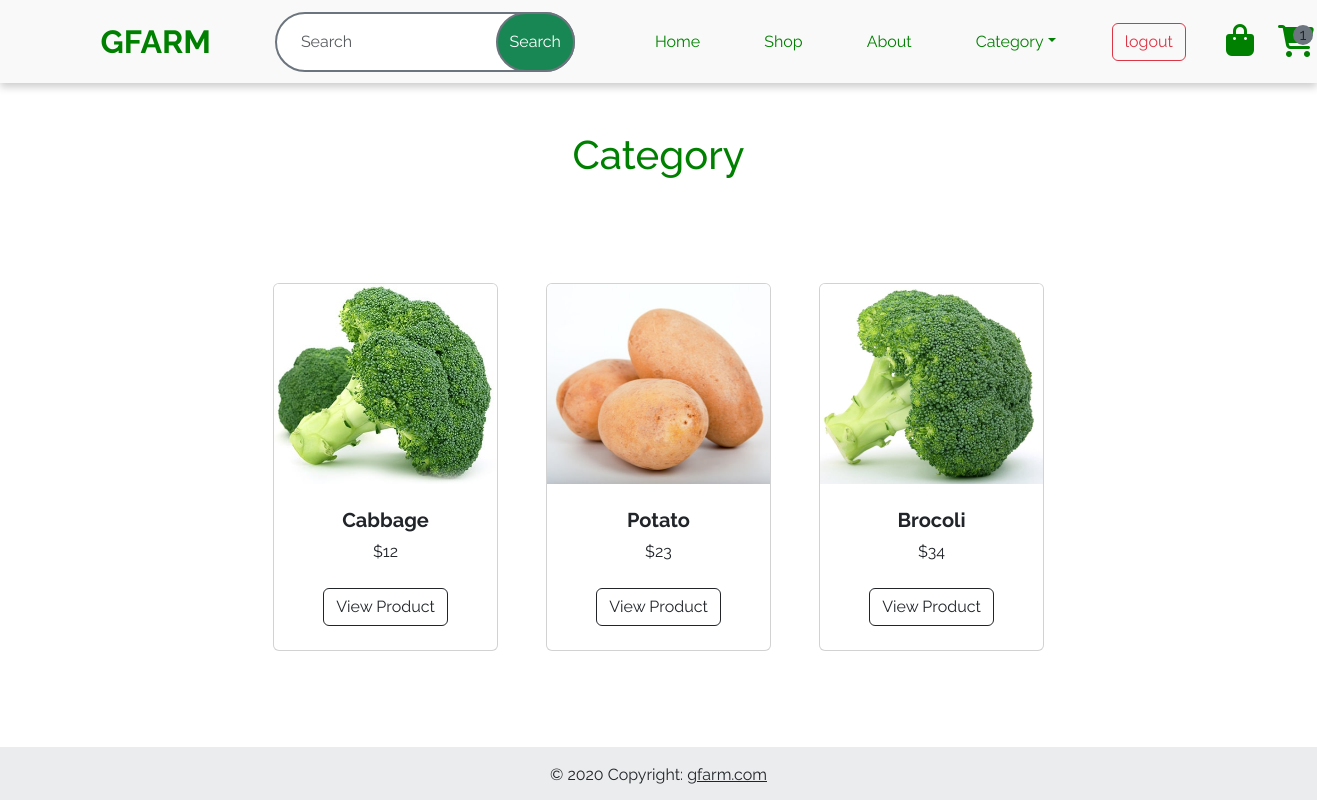
/user/category/Vegetables (signed in), run on an earlier commit of the app's database.
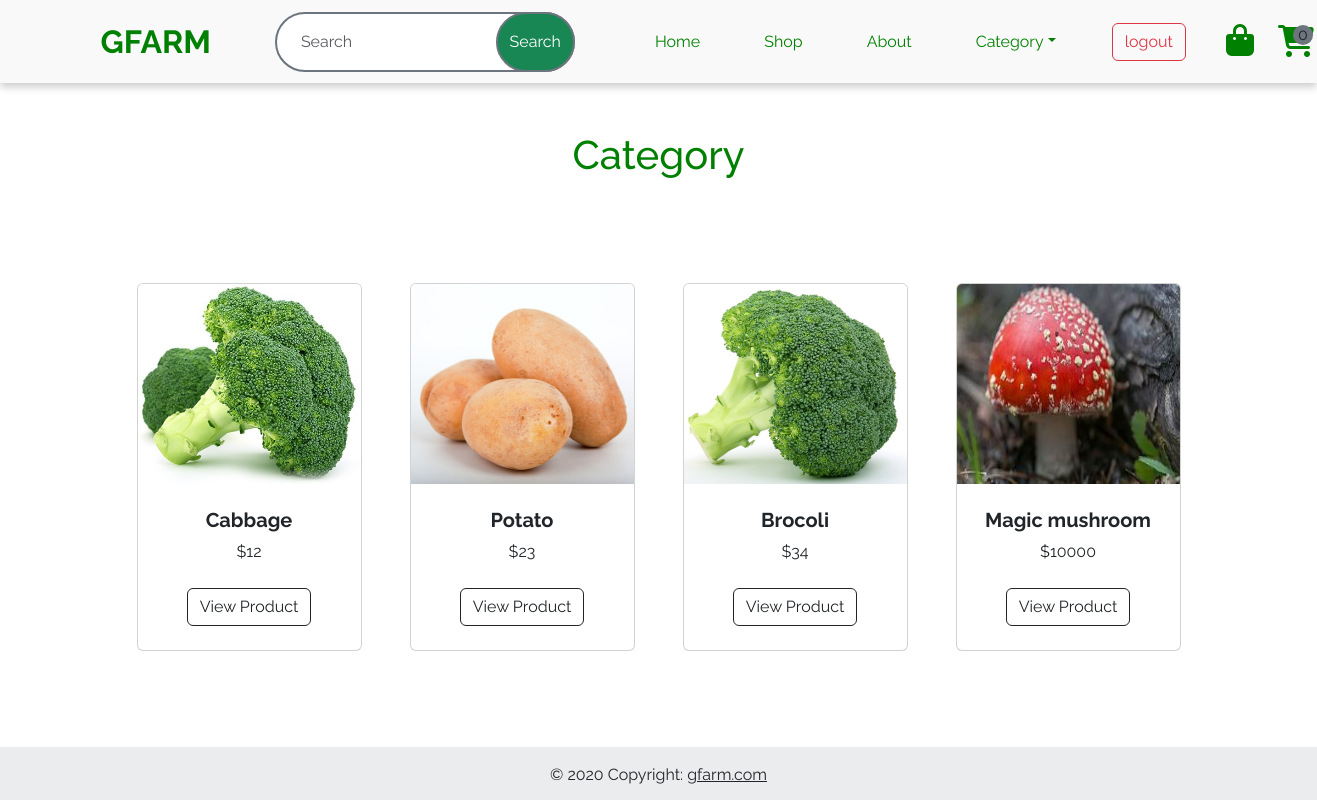
And on a later commit of the database.
### account/models.py (models this page shows, shortened)
class Products(models.Model):
    title = models.CharField(max_length=50)
    description = models.CharField(max_length=50)
    price = models.IntegerField()
    image = models.ImageField(upload_to='product_images')
    options=(
        ('Vegetables','Vegetables'),
        ('Fruits','Fruits'),
        ('Diary','Diary'),
        ('Spices','Spices'),
    )
    category = models.CharField(max_length=100,choices = options)
    stock = models.IntegerField()
    is_offer = models.BooleanField(default=False,null=True)
    offer_price = models.IntegerField(null=True)

### user/views.py (the view)
# urls.py: path('category/<category>', views.Category.as_view(),name='category'),
@method_decorator(dec,name='dispatch')
class Category(ListView):
    template_name='category_item_list.html'
    queryset=Products.objects.all()
    context_object_name='products'
    def get_context_data(self, **kwargs):
        res = Products.objects.filter(category=self.kwargs.get('category'))
        return {'products':res}

### account/views.py (called while the page is built)
def signin_required(func):
    def inner(request,**kwargs):
        if request.user.is_authenticated:
            return func(request,**kwargs)
        else:
            messages.error(request,'Login required')
            return redirect('login')
    return inner

### user/context_processor.py (called while the page is built)
def cart_count(request):
    if request.user.is_authenticated:
        count = Cart.objects.filter(user = request.user).count()
        return {'count':count}
    else:
        return {'count':0}

### user/templates/category_item_list.html
{% extends "landing.html" %}
{% block main %}
<h1 class="text-center mt-5" style="color: green;">Category</h1>
<section class="py-5">
    <div class="container px-4 px-lg-5 mt-5">
        <div class="row gx-4 gx-lg-5 row-cols-2 row-cols-md-3 row-cols-xl-4 justify-content-center">
        {% for product in products %}
            {% if product.is_offer %}
            <div class="col mb-5">
                <div class="card h-100">
                    <div class="badge bg-dark text-white position-absolute" style="top: 0.5rem; right: 0.5rem">Offer</div>
                    <img class="card-img-top" src="{{ product.image.url }}" alt="..." height="200px"/>
                    <div class="card-body p-4">
                        <div class="text-center">
                            <h5 class="fw-bolder">{{ product.title }}</h5>
                    <div class="d-flex justify-content-center small text-warning mb-2">
                    <i class="bi bi-star-fill"></i>
                    Offer!
                    <i class="bi bi-star-fill"></i>
                    </div>
                            <strike>
                            ${{ product.price }}
                            </strike>
                            ${{ product.offer_price }}
                        </div>
                    </div>
                    <div class="card-footer p-4 pt-0 border-top-0 bg-transparent">
                    <div class="text-center">
                        <a class="btn btn-outline-dark mt-auto" href="">View Product</a>
                    </div>
                    </div>
                </div>
            </div>
            {% else %}
        <div class="col mb-5">
                <div class="card h-100">
                    <img class="card-img-top" src="{{ product.image.url }}" alt="..." height="200px" />
                    <div class="card-body p-4">
                        <div class="text-center">
                            <h5 class="fw-bolder">{{ product.title }}</h5>
                            ${{ product.price }}
                        </div>
                    </div>
                    <div class="card-footer p-4 pt-0 border-top-0 bg-transparent">
<div class="text-center"><a class="btn btn-outline-dark mt-auto" href="">View Product</a></div>
                    </div>
                </div>
            </div>
                {% endif %}
            {% endfor %}
    </div>
</section>
{% endblock main %}

What changed in the data, as far as the page shows it:
added Products: image (picture), title "Magic mushroom", price "10000"
Also different on the page:
{{ count }}: "1" → "0"
